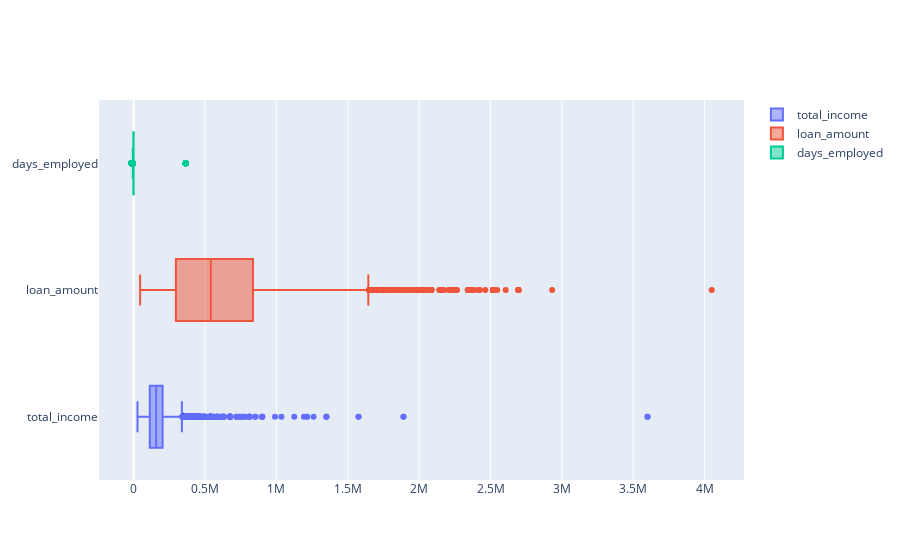

The notebook cell saved with this chart:
### Markdown cell above
- #### Accept

### Code cell
# Data exploration: Boxplots (seperated by value ranges)
fig = go.Figure()

for col in ["total_income", "loan_amount" , "days_employed"]:
    fig.add_trace(go.Box(x=data_accept[col], name=col))
fig.show()

### Figure 1 — Plotly figure (JSON) as saved in the notebook; plotly's stock layout.template omitted (floating-point values rounded to 4 significant figures; data arrays with more than 128 entries replaced by an {"elided": "..."} marker saying what was removed)
{"data": [{"name": "total_income", "type": "box", "x": {"elided": "18549 float values"}}, {"name": "loan_amount", "type": "box", "x": {"elided": "18549 float values"}}, {"name": "days_employed", "type": "box", "x": {"elided": "18549 int values"}}], "layout": {}}
